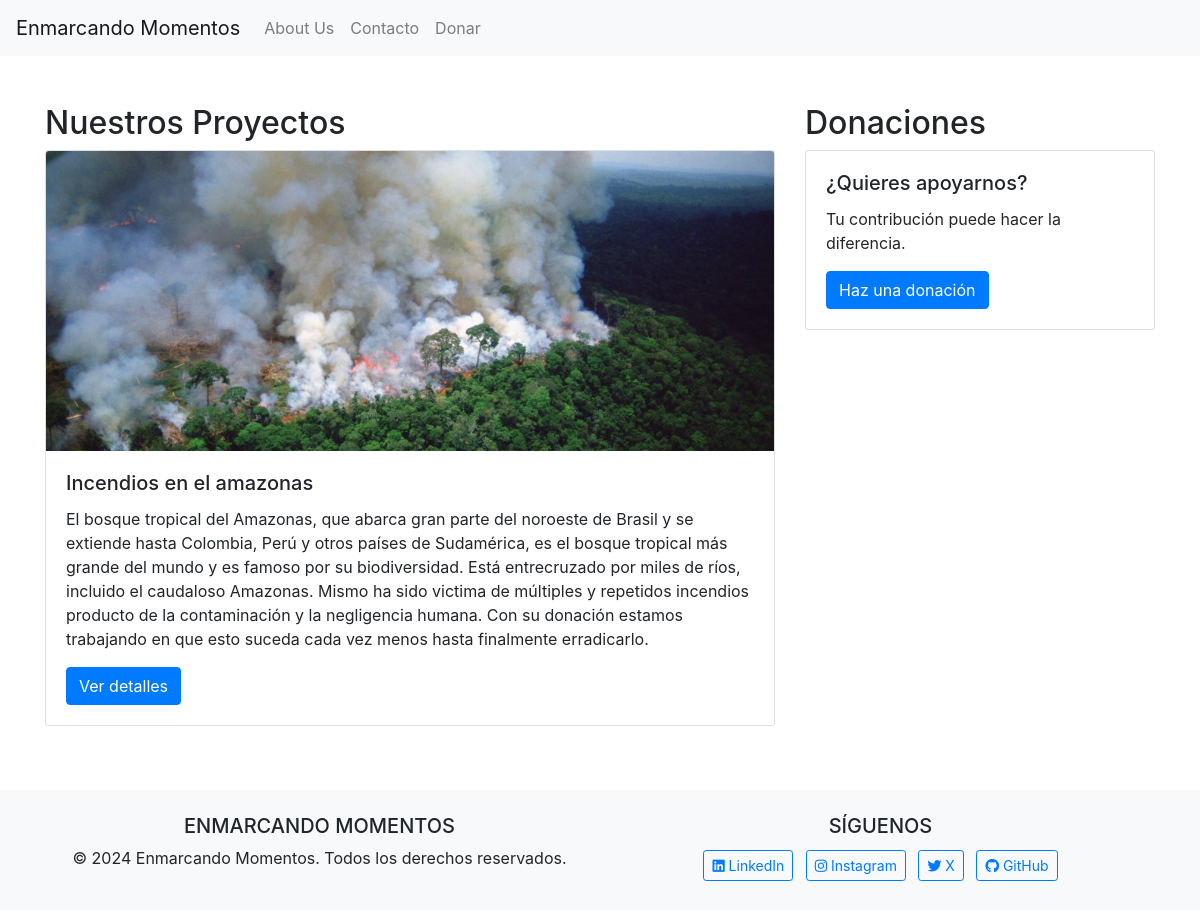
The app's page /Donar with its own data.
### Causas/models.py (models this page shows, shortened)
class Causa(models.Model):
    tittle = models.CharField(max_length=100)
    description = models.TextField()
    image = models.ImageField(upload_to="Causas/")

### Causas/views.py (the view)
# urls.py: path("Donar" , Donar , name= "donar" ),
def Donar(request):
    causas = Causa.objects.all()
    return render(request, 'Causas/donaciones.html', {'causas': causas})

### Causas/templates/causas/donaciones.html (shortened to what this page needs)
{% extends 'web/base.html' %}
{% load static %}
{% block content %}
    <div class="row">
        <div class="col-md-8">
            <h2>Nuestros Proyectos</h2>
            {% for causa in causas %}
            <div class="card mb-3">
                <img src="{{ causa.image.url }}" class="card-img-top img-fluid" alt="{{ causa.title }}" style="max-height: 300px; object-fit: cover;">
                <div class="card-body">
                    <h5 class="card-title">{{ causa.tittle }}</h5>
                    <p class="card-text">{{ causa.description }}</p>
                    <a href="#" class="btn btn-primary">Ver detalles</a>
                </div>
            </div>
            {% empty %}
            <p>No hay causas disponibles.</p>
            {% endfor %}
        </div>
        <div class="col-md-4">
            <h2>Donaciones</h2>
            <div class="card mb-3">
                <div class="card-body">
                    <h5 class="card-title">¿Quieres apoyarnos?</h5>
                    <p class="card-text">Tu contribución puede hacer la diferencia.</p>
                    <a href="https://www.greenpeace.org/argentina/" class="btn btn-primary">Haz una donación</a>
                </div>
            </div>
        </div>
    </div>
{% endblock %}

### records on screen
Causa: image (picture), tittle "Incendios en el amazonas", description "El bosque tropical del Amazonas, que abarca gran parte del noroeste de Brasil y se extiende hasta Colombia, Perú y otros países de Sudamérica, es el bosque tropical más grande del mundo y es famoso por su biodiversidad. Está entrecruzado por miles de ríos, incluido el caudaloso Amazonas. Mismo ha sido victima de múltiples y repetidos incendios producto de la contaminación y la negligencia humana. Con su donación estamos trabajando en que esto suceda cada vez menos hasta finalmente erradicarlo."
